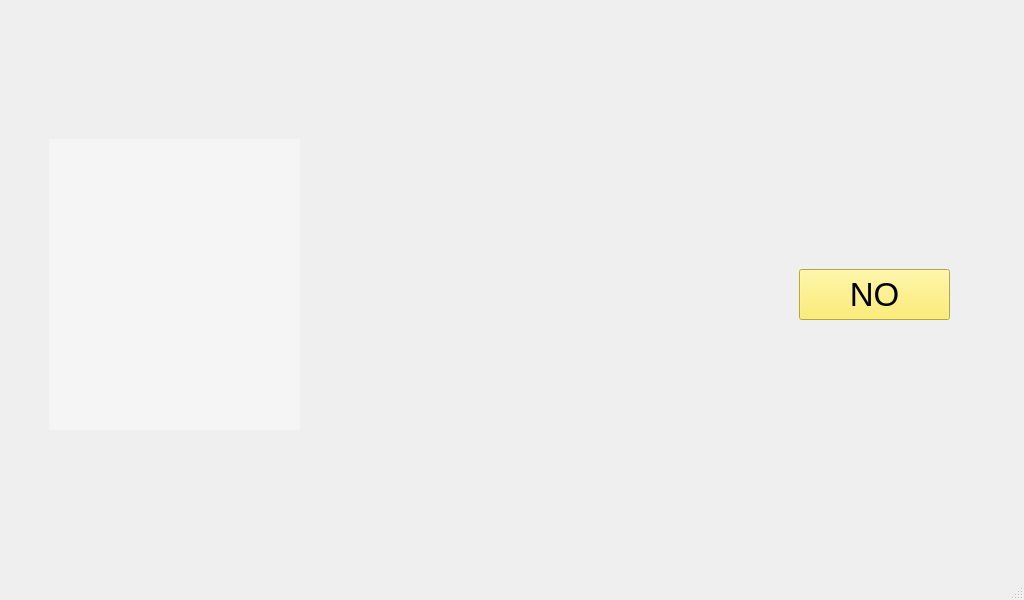
<?xml version="1.0" encoding="UTF-8"?>
<ui version="4.0">
 <class>MainWindow</class>
 <widget class="QMainWindow" name="MainWindow">
  <property name="geometry">
   <rect>
    <x>0</x>
    <y>0</y>
    <width>1024</width>
    <height>600</height>
   </rect>
  </property>
  <property name="windowTitle">
   <string>MainWindow</string>
  </property>
  <widget class="QWidget" name="centralwidget">
   <layout class="QGridLayout" name="gridLayout">
    <item row="0" column="0">
     <widget class="QGroupBox" name="groupBox">
      <property name="title">
       <string>GroupBox</string>
      </property>
      <widget class="QLabel" name="image_label">
       <property name="geometry">
        <rect>
         <x>0</x>
         <y>0</y>
         <width>1011</width>
         <height>581</height>
        </rect>
       </property>
       <property name="autoFillBackground">
        <bool>true</bool>
       </property>
       <property name="text">
        <string/>
       </property>
      </widget>
      <widget class="QLabel" name="info_label">
       <property name="geometry">
        <rect>
         <x>40</x>
         <y>130</y>
         <width>251</width>
         <height>291</height>
        </rect>
       </property>
       <property name="font">
        <font>
         <family>Ubuntu</family>
         <pointsize>25</pointsize>
         <weight>75</weight>
         <italic>false</italic>
         <bold>true</bold>
        </font>
       </property>
       <property name="layoutDirection">
        <enum>Qt::LeftToRight</enum>
       </property>
       <property name="autoFillBackground">
        <bool>false</bool>
       </property>
       <property name="styleSheet">
        <string notr="true">font: 57 25pt &quot;Ubuntu&quot;;
font-weight: bold;
color: rgb(84, 0, 0);
background-color : rgba(255, 255, 255, 90);</string>
       </property>
       <property name="text">
        <string/>
       </property>
       <property name="alignment">
        <set>Qt::AlignCenter</set>
       </property>
      </widget>
      <widget class="QLabel" name="face_label">
       <property name="geometry">
        <rect>
         <x>250</x>
         <y>50</y>
         <width>521</width>
         <height>501</height>
        </rect>
       </property>
       <property name="text">
        <string/>
       </property>
       <property name="pixmap">
        <pixmap>face.png</pixmap>
       </property>
       <property name="scaledContents">
        <bool>true</bool>
       </property>
      </widget>
      <widget class="QPushButton" name="yes_button_2">
       <property name="geometry">
        <rect>
         <x>790</x>
         <y>260</y>
         <width>151</width>
         <height>51</height>
        </rect>
       </property>
       <property name="font">
        <font>
         <pointsize>25</pointsize>
        </font>
       </property>
       <property name="styleSheet">
        <string notr="true">background-color: rgb(252, 233, 79);
selection-background-color: rgb(143, 89, 2);</string>
       </property>
       <property name="text">
        <string>NO</string>
       </property>
      </widget>
     </widget>
    </item>
   </layout>
  </widget>
  <widget class="QStatusBar" name="statusbar"/>
 </widget>
 <resources/>
 <connections/>
</ui>
